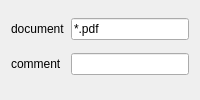
<ui version="4.0"><widget class="QWidget"><layout class="QGridLayout"><item row="0" column="0"><widget class="QLabel"><property name="text"><string>document</string></property></widget></item><item row="0" column="1"><widget name="document__upload" class="QLineEdit"><property name="readOnly"><bool>false</bool></property><property name="required"><bool>false</bool></property><property name="text"><string>*.pdf</string></property></widget></item><item row="1" column="0"><widget class="QLabel"><property name="text"><string>comment</string></property></widget></item><item row="1" column="1"><widget name="comment" class="QLineEdit"><property name="readOnly"><bool>false</bool></property><property name="required"><bool>false</bool></property></widget></item><item row="3" column="0" colspan="2"><spacer><property name="orientation"><enum>Qt::Vertical</enum></property></spacer></item></layout></widget></ui>
